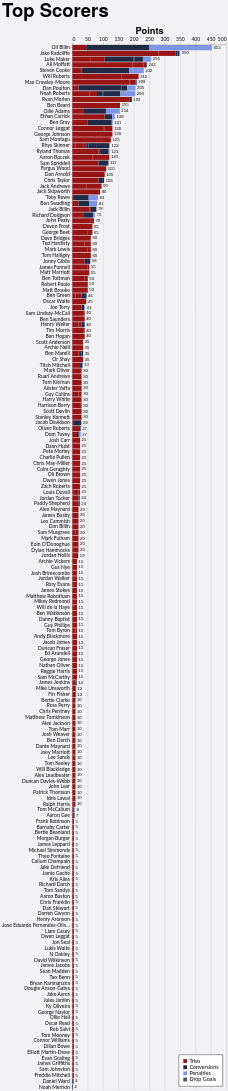

Describe this chart as a Vega-Lite specification.
### Vega-Lite specification from a JSON file in a GitHub repository (floating-point values rounded to 4 significant figures; data arrays with more than 128 entries replaced by an {"elided": "..."} marker saying what was removed)
{"config": {"axis": {"labelFont": "Lato, sans-serif", "titleFont": "PT Sans Narrow, Helvetica Neue, Helvetica, Arial, sans-serif", "labelFontSize": 13, "titleFontSize": 24, "gridColor": "#202947", "gridOpacity": 0.2}, "header": {"labelFont": "PT Sans Narrow, Helvetica Neue, Helvetica, Arial, sans-serif", "titleFont": "PT Sans Narrow, Helvetica Neue, Helvetica, Arial, sans-serif", "labelFontSize": 24, "titleFontSize": 28, "labelFontWeight": "bold", "orient": "left"}, "legend": {"labelFont": "Lato, sans-serif", "titleFont": "PT Sans Narrow, Helvetica Neue, Helvetica, Arial, sans-serif", "labelFontSize": 14, "titleFontSize": 16, "titlePadding": 5, "fillColor": "white", "strokeColor": "black", "padding": 10, "titleFontWeight": "lighter", "titleFontStyle": "italic", "titleColor": "gray", "offset": 10}, "title": {"font": "PT Sans Narrow, Helvetica Neue, Helvetica, Arial, sans-serif", "fontSize": 48, "fontWeight": "bold", "anchor": "start", "align": "center", "titlePadding": 20, "subtitlePadding": 10, "subtitleFontSize": 13, "subtitleColor": "", "subtitleFontStyle": "italic", "offset": 15, "color": "black"}, "axisX": {"labelAngle": 0}, "facet": {"title": null, "header": null, "align": {"row": "each", "column": "each"}}, "resolve": {"scale": {"y": "independent", "facet": "independent"}}, "background": "#f2f1f4"}, "layer": [{"mark": {"type": "bar"}, "encoding": {"color": {"field": "component", "legend": {"orient": "bottom-right", "title": null}, "scale": {"domain": ["Tries", "Conversions", "Penalties", "Drop Goals"], "range": ["#981515", "#202946", "#7d96e8", "#4b5563"]}, "type": "nominal"}, "order": {"field": "component_order", "sort": "ascending", "type": "quantitative"}, "tooltip": [{"field": "player", "title": "Player", "type": "nominal"}, {"field": "game_type", "title": "Game Type", "type": "nominal"}, {"field": "component", "title": "Score Type", "type": "nominal"}, {"aggregate": "sum", "field": "value", "title": "Value", "type": "quantitative"}, {"aggregate": "max", "field": "player_total", "title": "Total", "type": "quantitative"}], "x": {"aggregate": "sum", "axis": {"orient": "top", "title": "Points"}, "field": "value", "type": "quantitative"}, "y": {"field": "player", "sort": {"field": "player_total", "op": "max", "order": "descending"}, "title": null, "type": "nominal"}}}, {"mark": {"type": "text", "align": "left", "baseline": "middle", "color": "black", "dx": 4, "fontSize": 11}, "encoding": {"text": {"field": "total_value", "format": ".0f", "type": "quantitative"}, "x": {"axis": {"orient": "top", "title": "Points"}, "field": "total_value", "type": "quantitative"}, "y": {"field": "player", "sort": {"field": "player_total", "op": "max", "order": "descending"}, "title": null, "type": "nominal"}}, "transform": [{"aggregate": [{"op": "sum", "field": "value", "as": "total_value"}, {"op": "max", "field": "player_total", "as": "player_total"}], "groupby": ["player"]}]}], "data": {"name": "data-3638ef1f8b07c67ce5d38fd018d122ff"}, "height": {"step": 15}, "params": [{"name": "seasonParam", "value": []}, {"name": "gameTypesParam", "value": []}, {"name": "gameTypeParam", "value": "All games"}, {"name": "squadParam", "value": "All"}, {"name": "scoreTypeParam", "value": "Total"}], "title": {"text": "Top Scorers"}, "transform": [{"filter": "length(seasonParam) === 0 || indexof(seasonParam, datum.season) >= 0"}, {"filter": "length(gameTypesParam) === 0 || indexof(gameTypesParam, datum.game_type) >= 0"}, {"filter": "squadParam === \"All\" || datum.squad === squadParam"}, {"filter": "scoreTypeParam === datum.score_type"}, {"joinaggregate": [{"op": "sum", "field": "value", "as": "player_total"}], "groupby": ["player"]}, {"filter": "datum.player_total > 0"}], "width": 400, "$schema": "https://vega.github.io/schema/vega-lite/v5.20.1.json", "datasets": {"data-3638ef1f8b07c67ce5d38fd018d122ff": {"elided": "1154 records"}}}
